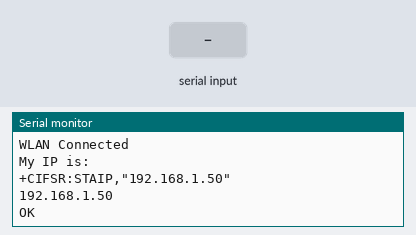
Bench run of a sketch on a simulated Arduino Uno, built with avr-gcc and run on an emulated ATmega328P. On the bench: the last lines printed to the serial monitor. The inputs (shaded band) are chosen by the test bench. The modem accepts every AT command (registered, SIM ready, sends succeed) and sends nothing else.

Above: at 2.2 s.
2.3 s: "1" received over the second serial link
At 3.3 s:
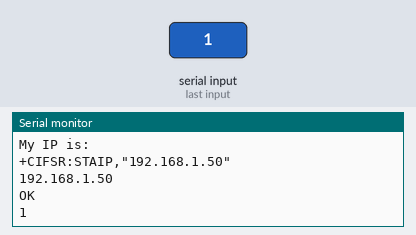
3.8 s: "0" received over the second serial link
At 4.4 s:
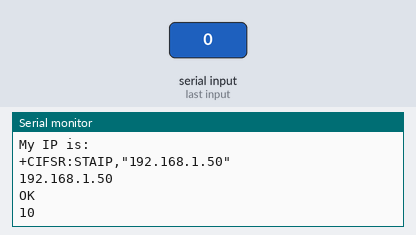

Measured:
- after the input at 2.3 s, the serial monitor: prints a new line at once (image 1)
- after the input at 3.8 s, the serial monitor: prints a new line at once (image 2)

The sketch:

P14_TCPServer.ino
```cpp
/*
TCP-Server
Change SSID and PASSWORD.
*/

#define SSID "5673RM11"
#define PASSWORD "frankmarcel"

#define DEBUG true

#define LED_WLAN 13

#include <SoftwareSerial.h>

SoftwareSerial esp8266(11, 12); // RX, TX

void setup() {
  Serial.begin(19200);
  esp8266.begin(19200);


  if (!espConfig()) serialDebug();
  else digitalWrite(LED_WLAN, HIGH);
}

void loop() {
  if (esp8266.available())
    Serial.write(esp8266.read());
  if (Serial.available())
    esp8266.write(Serial.read());
}

//-----------------------------------------Config ESP8266------------------------------------

boolean espConfig()
{
  boolean succes = true;
  esp8266.setTimeout(5000);
  succes &= sendCom("AT+RST", "ready");
  esp8266.setTimeout(1000);
  if (configStation(SSID, PASSWORD)) {
    succes &= true;
    debug("WLAN Connected");
    debug("My IP is:");
    debug(sendCom("AT+CIFSR"));
  }
  else
  {
    succes &= false;
  }
  //shorter Timeout for faster wrong UPD-Comands handling
  succes &= sendCom("AT+CIPMODE=0", "OK");
  succes &= sendCom("AT+CIPMUX=0", "OK");

  return succes;
}

boolean configTCPServer()
{
  boolean succes = true;

  succes &= (sendCom("AT+CIPMUX=1", "OK"));
  succes &= (sendCom("AT+CIPSERVER=1,80", "OK"));

  return succes;

}

boolean configTCPClient()
{
  boolean succes = true;

  succes &= (sendCom("AT+CIPMUX=0", "OK"));
  //succes &= (sendCom("AT+CIPSERVER=1,80", "OK"));

  return succes;

}


boolean configStation(String vSSID, String vPASSWORT)
{
  boolean succes = true;
  succes &= (sendCom("AT+CWMODE=1", "OK"));
  esp8266.setTimeout(20000);
  succes &= (sendCom("AT+CWJAP=\"" + String(vSSID) + "\",\"" + String(vPASSWORT) + "\"", "OK"));
  esp8266.setTimeout(1000);
  return succes;
}

boolean configAP()
{
  boolean succes = true;

  succes &= (sendCom("AT+CWMODE=2", "OK"));
  succes &= (sendCom("AT+CWSAP=\"NanoESP\",\"\",5,0", "OK"));

  return succes;
}

boolean configUDP()
{
  boolean succes = true;

  succes &= (sendCom("AT+CIPMODE=0", "OK"));
  succes &= (sendCom("AT+CIPMUX=0", "OK"));
  succes &= sendCom("AT+CIPSTART=\"UDP\",\"192.168.255.255\",90,91,2", "OK"); //Importand Boradcast...Reconnect IP
  return succes;
}

//-----------------------------------------------Controll ESP-----------------------------------------------------

boolean sendUDP(String Msg)
{
  boolean succes = true;

  succes &= sendCom("AT+CIPSEND=" + String(Msg.length() + 2), ">");    //+",\"192.168.4.2\",90", ">");
  if (succes)
  {
    succes &= sendCom(Msg, "OK");
  }
  return succes;
}


boolean sendCom(String command, char respond[])
{
  esp8266.println(command);
  if (esp8266.findUntil(respond, "ERROR"))
  {
    return true;
  }
  else
  {
    debug("ESP SEND ERROR: " + command);
    return false;
  }
}

String sendCom(String command)
{
  esp8266.println(command);
  return esp8266.readString();
}


//-------------------------------------------------Debug Functions------------------------------------------------------
void serialDebug() {
  while (true)
  {
    if (esp8266.available())
      Serial.write(esp8266.read());
    if (Serial.available())
      esp8266.write(Serial.read());
  }
}

void debug(String Msg)
{
  if (DEBUG)
  {
    Serial.println(Msg);
  }
}
```
